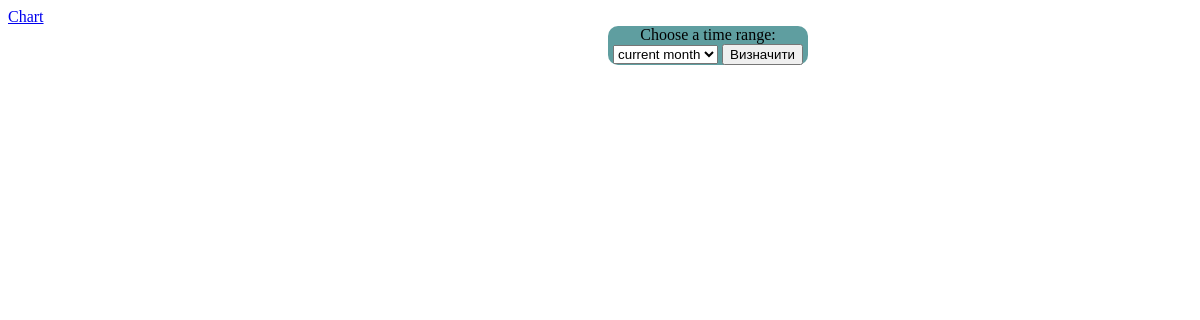
The page /expenses-chart/details/ (signed in) on the database as committed earlier.
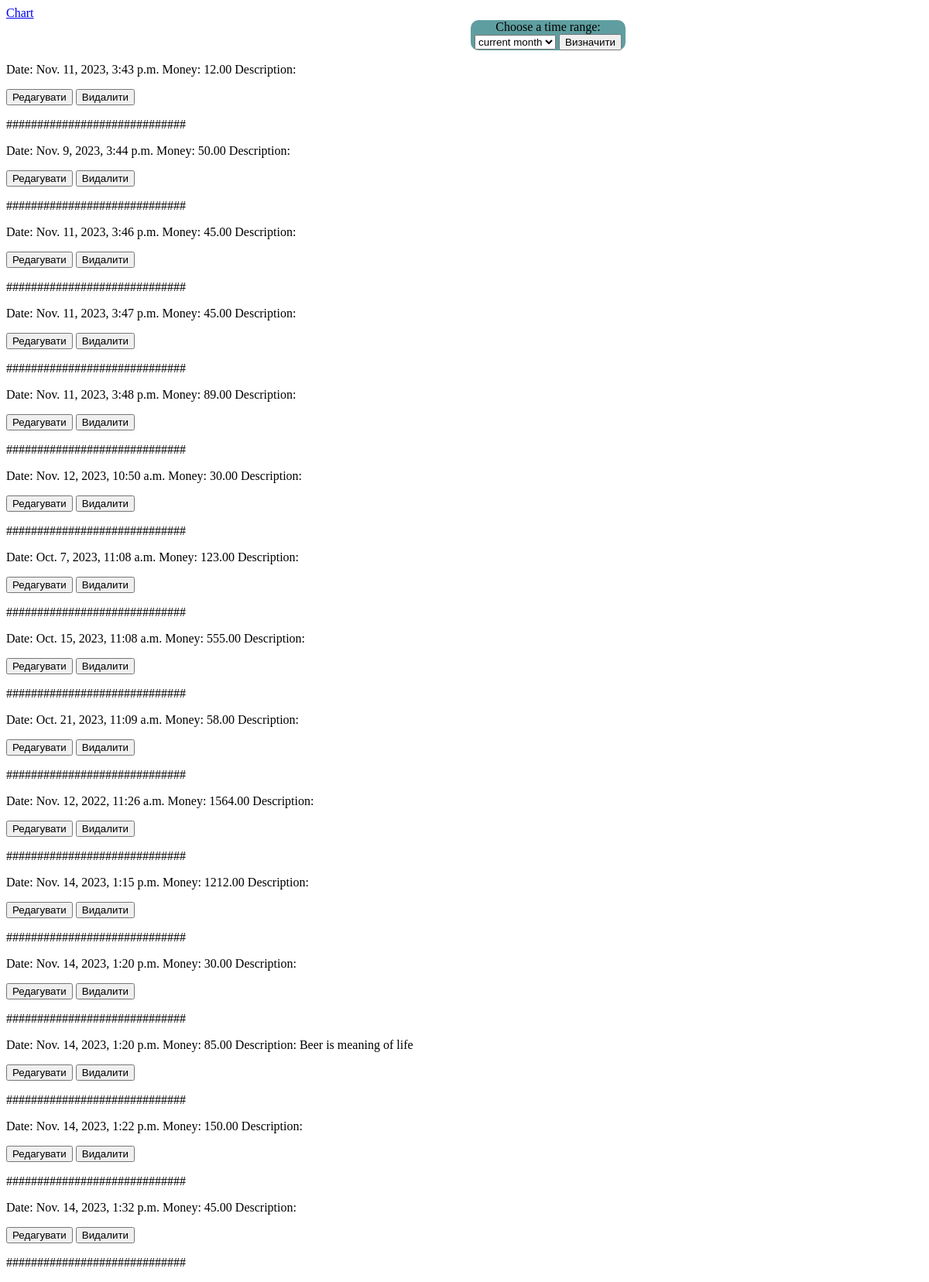
The same page on the database as committed later.
### money_spending/models.py (models this page shows)
class Expense(models.Model):
    date = models.DateTimeField()
    amount = models.DecimalField(max_digits=10, decimal_places=2)
    description = models.CharField(max_length=200, null=False)
    product_id = models.DecimalField(max_digits=10, decimal_places=2, null=True,)
    user_id = models.ForeignKey(User, on_delete=models.CASCADE)
    class Meta:
        app_label = 'money_spending'

### money_spending/views.py (the view, shortened to what this page needs)
# urls.py: path('expenses-chart/details/', views.details, name='details'),
def details(request):
    expenses = Expense.objects.all().filter(user_id=request.user.id)
    return render(request, 'details.html', {'expenses': expenses})

### templates/details.html (shortened to what this page needs)
<!doctype html>
<html lang="en">
<head>
</head>
<body>
    <a href="/expenses-chart/">Chart</a>
    <div>
        <form method="post" style=" background-color: cadetblue; border-radius: 10px; width: 200px; margin-left:600px; text-align: center">
        <label for="time">Choose a time range:</label>
            <select name="time" id="time">
              <option name="month">current month</option>
            </select>
            <input type="submit" value="Визначити">
        </form>
    </div>
    {% for item in expenses %}
        <p>Date: {{ item.date }} Money: {{ item.amount }} Description: {{ item.description }}</p>
        <form method="post">
            <input type="submit" name="Sub" value="Редагувати">
            <input type="submit" name="Del" value="Видалити">
        </form>
        <p>#############################</p>
    {% endfor %}
</body>
</html>

Rows that differ between the two databases and show on the page:
added Expense: date "Nov. 11, 2023, 3:43 p.m.", amount "12.00"
added Expense: date "Nov. 9, 2023, 3:44 p.m.", amount "50.00"
added Expense: date "Nov. 11, 2023, 3:46 p.m.", amount "45.00"
added Expense: date "Nov. 11, 2023, 3:47 p.m.", amount "45.00"
added Expense: date "Nov. 11, 2023, 3:48 p.m.", amount "89.00"
added Expense: date "Nov. 12, 2023, 10:50 a.m.", amount "30.00"
added Expense: date "Oct. 7, 2023, 11:08 a.m.", amount "123.00"
added Expense: date "Oct. 15, 2023, 11:08 a.m.", amount "555.00"
added Expense: date "Oct. 21, 2023, 11:09 a.m.", amount "58.00"
added Expense: date "Nov. 12, 2022, 11:26 a.m.", amount "1564.00"
added Expense: date "Nov. 14, 2023, 1:15 p.m.", amount "1212.00"
added Expense: date "Nov. 14, 2023, 1:20 p.m.", amount "30.00"
added Expense: date "Nov. 14, 2023, 1:20 p.m.", amount "85.00", description "Beer is meaning of life"
added Expense: date "Nov. 14, 2023, 1:22 p.m.", amount "150.00"
added Expense: date "Nov. 14, 2023, 1:32 p.m.", amount "45.00"
